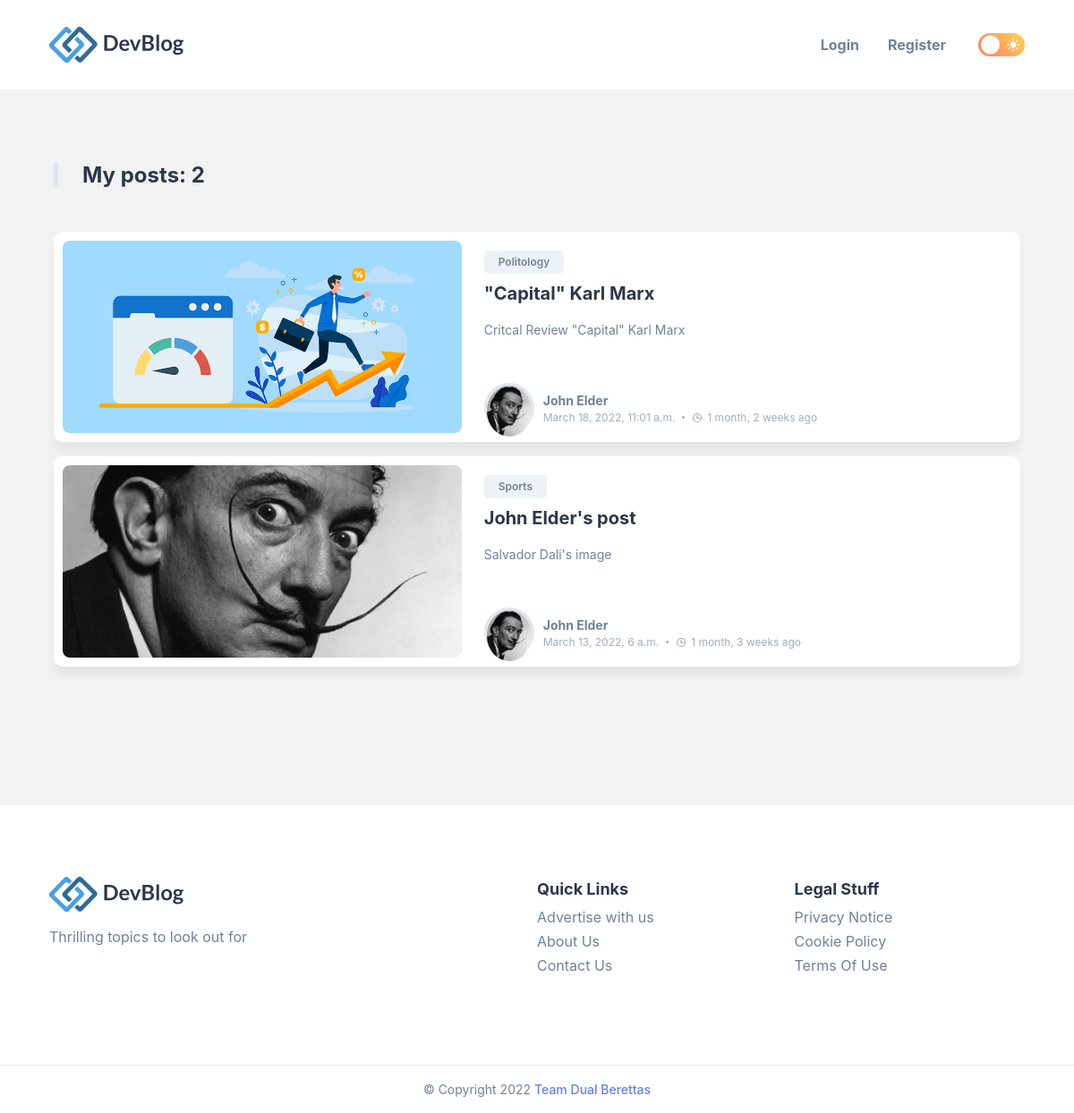
The app's page /posts/5/, older data.
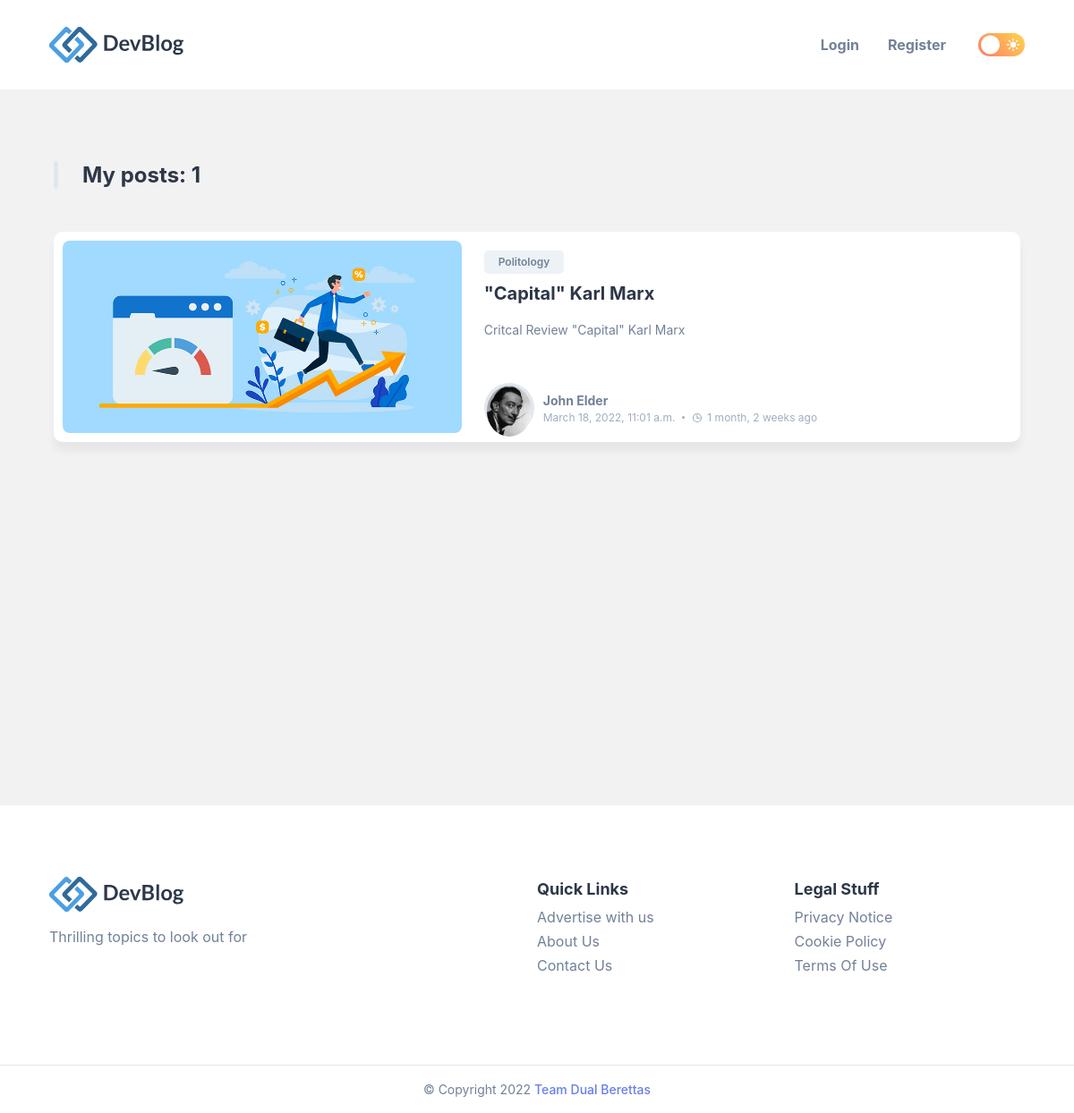
The same page, newer data.
### myblog/models.py (models this page shows, shortened)
class Post(models.Model):
    title = models.CharField(max_length=255)
    slug = models.SlugField(null=True, unique=True)
    header_image = models.ImageField(null=True, blank=True, upload_to="images/")
    title_tag = models.CharField(max_length=255)
    author = models.ForeignKey(User, on_delete=models.CASCADE)
    body = models.TextField(blank=True, null=True)
    post_date = models.DateTimeField(auto_now_add=True)
    publish = models.DateTimeField(default=timezone.now)
    category = models.CharField(max_length=255, default='coding')
    snippet = models.TextField(max_length=255)
    likes = models.ManyToManyField(User, related_name='blog_posts')
    views = models.ManyToManyField(Ip, related_name="post_views", verbose_name="Views", blank=True)
    tags = TaggableManager()
    class Meta:
        verbose_name_plural = "posts"

class Profile(models.Model):
    user = models.OneToOneField(User, null=True, on_delete=models.CASCADE)
    bio = models.TextField()
    profession = models.TextField(null=True)
    profile_pic = models.ImageField(null=True, blank=True, upload_to=user_directory_path)
    website_url = models.CharField(max_length=255, null=True, blank=True)
    facebook_url = models.CharField(max_length=255, null=True, blank=True)
    twitter_url = models.CharField(max_length=255, null=True, blank=True)
    instagram_url = models.CharField(max_length=255, null=True, blank=True)
    pinterest_url = models.CharField(max_length=255, null=True, blank=True)
    telegram_url = models.CharField(max_length=255, null=True, blank=True)

### myblog/views.py (the view)
# urls.py: path('posts/<str:author>/', MyPostsView, name="my_posts"),
def MyPostsView(request, author):
    my_posts = Post.objects.filter(author=author).order_by('-id')
    print(type(my_posts))
    return render(request, 'my_posts.html',
                  {'my_posts': my_posts})

### myblog/templatetags/custom_tags.py (called while the page is built)
def is_image_file(filename):
    img_types = [".jpg", ".jpeg", ".png", ".gif", ".svg"]
    ext = os.path.splitext(filename)[1]
    return ext in img_types

@register.simple_tag
def random_image(path):
    fullpath = os.path.join(settings.MEDIA_ROOT, path)
    filenames = [f for f in os.listdir(fullpath) if is_image_file(f)]
    pick = random.choice(filenames)
    return posixpath.join(settings.MEDIA_URL, path, pick)

### myblog/templates/my_posts.html (shortened to what the changed rows need)
{% extends 'base.html' %}
{% load static %}
{% load custom_tags %}
{% block content %}
    <main>
        <div class="main">
            <div class="container">
                <div style="max-width: 1080px; margin: auto">
                    <div class="blog">
                        {% if my_posts %}
                            <h2 class="nb_h2">My posts: {{ my_posts.all.count }}</h2>
                            <div class="blog-card-group">
                                {% for post in my_posts %}
                                    <div class="blog-card">
                                        <div class="blog-card-banner">
                                            {% if post.header_image %}
                                                <img src="{{ post.header_image.url }}"
                                                     alt="..."
                                                     width="250" class="blog-banner-img">
                                            {% else %}
                                                <img src="{% random_image "images/random_images/" %}"
                                                     alt="..."
                                                     width="250" class="blog-banner-img">
                                            {% endif %}
                                        </div>
                                        <div class="blog-content-wrapper">
                                            <button class="blog-topic text-tiny">{{ post.category|capfirst }}</button>
                                            <h3>
                                                <a href="{% url 'article-detail' post.pk %}" class="nb_h3">
                                                    {{ post.title }}
                                                </a>
                                            </h3>
                                            <p class="blog-text">
                                                {{ post.snippet }}
                                            </p>
                                            <div class="wrapper-flex">
                                                <div class="profile-wrapper">
                                                    {% if post.author.profile.profile_pic %}
                                                        <img src="{{ post.author.profile.profile_pic.url }}"
                                                             alt="author's avatar" width="50">
                                                    {% else %}
                                                        <img src="{% static 'myblog/images/default-profile-pic.jpg' %}"
                                                             alt="author's avatar" width="50">
                                                    {% endif %}
                                                </div>
                                                <div class="wrapper">
                                                    <a href="{% url 'show_profile_page' post.author.profile.id %}"
                                                       class="nb_h4">{{ post.author.first_name }} {{ post.author.last_name }}</a>
                                                    <p class="text-sm">
                                                        <time datetime="{{ post.post_date }}">{{ post.post_date }}</time>
                                                        <span class="separator"></span>
                                                        <ion-icon name="time-outline"></ion-icon>
                                                        <time datetime="{{ post.post_date|timesince }}">{{ post.post_date|timesince }}
                                                            ago
                                                        </time>
                                                    </p>
                                                </div>
                                            </div>
                                        </div>
                                    </div>
                                {% endfor %}
                            </div>
                        {% else %}
                            <br>
                            <h2>Sorry this page doesn't exist!</h2>
                        {% endif %}
                    </div>
                </div>
            </div>
        </div>
    </main>
{% endblock %}

Row changes from the older to the newer data that the page shows:
removed Post: header_image (picture), category "Sports", title "John Elder's post", snippet "Salvador Dali's image", author.profile.profile_pic (picture), author.first_name "John", author.last_name "Elder", post_date "March 13, 2022, 6 a.m.", post_date "1 month, 3 weeks"
Text that changed along with them:
{{ my_posts.all.count }}: "2" → "1"
